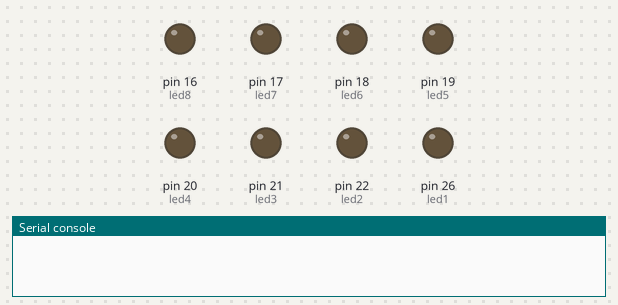
Bench run of a program on a simulated MicroPython board. Shown: output pins drawn as LEDs (lit = HIGH), the last lines printed to the serial console.

Above: at 0.1 s.
At 4.6 s:
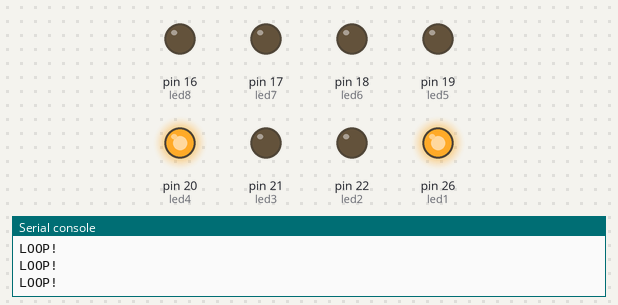
At 9.6 s:
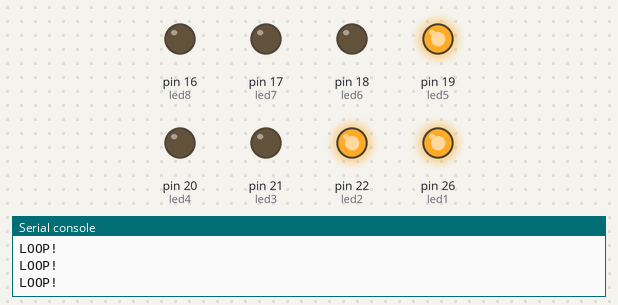
At 19.6 s:
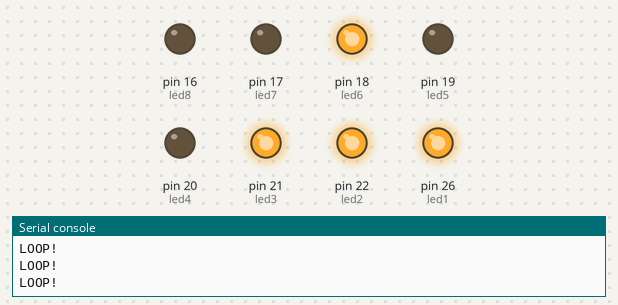
At 29.6 s:
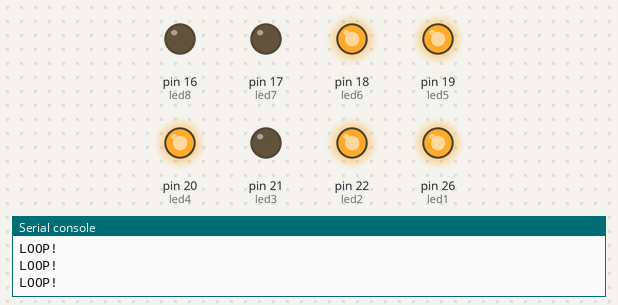
At 39.75 s:
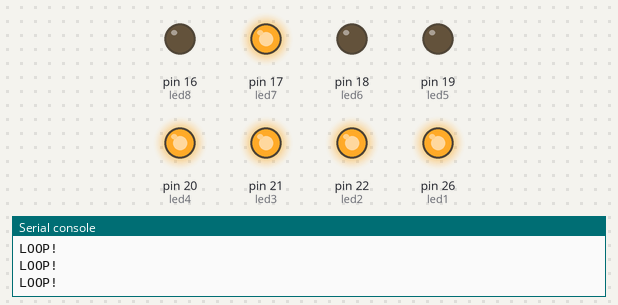
Timing chart, 0 to 40.0 s (numbered marks = the images above):
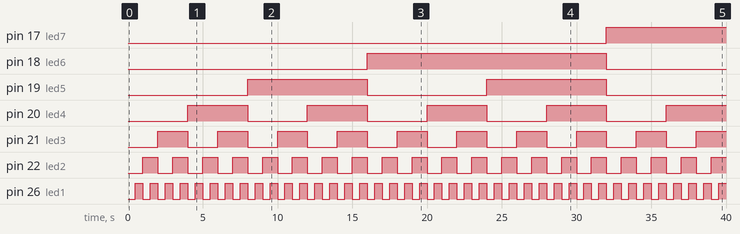

Measured:
- by itself, pin 17 (led7): LOW → HIGH at 32.0 s
- by itself, pin 18 (led6): LOW → HIGH at 16.0 s, → LOW 16.0 s later
- by itself, pin 19 (led5): alternates HIGH for 8.0 s and LOW for 8.0 s
- by itself, pin 20 (led4): alternates HIGH for 4.0 s and LOW for 4.0 s
- by itself, pin 21 (led3): alternates HIGH for 2.0 s and LOW for 2.0 s
- by itself, pin 22 (led2): alternates HIGH for 1.0 s and LOW for 1.0 s
- by itself, pin 26 (led1): alternates HIGH for 0.50 s and LOW for 0.50 s

The program:

blink2.py
```python
from machine import Pin, Timer
led1 = Pin(26, Pin.OUT)
led2 = Pin(22, Pin.OUT)
led3 = Pin(21, Pin.OUT)
led4 = Pin(20, Pin.OUT)
led5 = Pin(19, Pin.OUT)
led6 = Pin(18, Pin.OUT)
led7 = Pin(17, Pin.OUT)
led8 = Pin(16, Pin.OUT)

led1.value(0)
led2.value(0)
led3.value(0)
led4.value(0)
led5.value(0)
led6.value(0)
led7.value(0)
led8.value(0)

timer = Timer()
counter = 0

def blink(timer):
    global counter
    counter += 1;

    #1
    led1.toggle()
    #2
    if counter%2 == 0:
        led2.toggle()
    #3
    if counter%4 == 0:
        led3.toggle()
    #4
    if counter%8 == 0:
        led4.toggle()
    #5
    if counter%16 == 0:
        led5.toggle()
    #6
    if counter%32 ==0:
        led6.toggle()
    #7
    if counter%64 == 0:
        led7.toggle()
    #8
    if counter%128 ==0:
        led8.toggle()

    print("LOOP!")


timer.init(freq=2, mode=Timer.PERIODIC, callback=blink)
```
